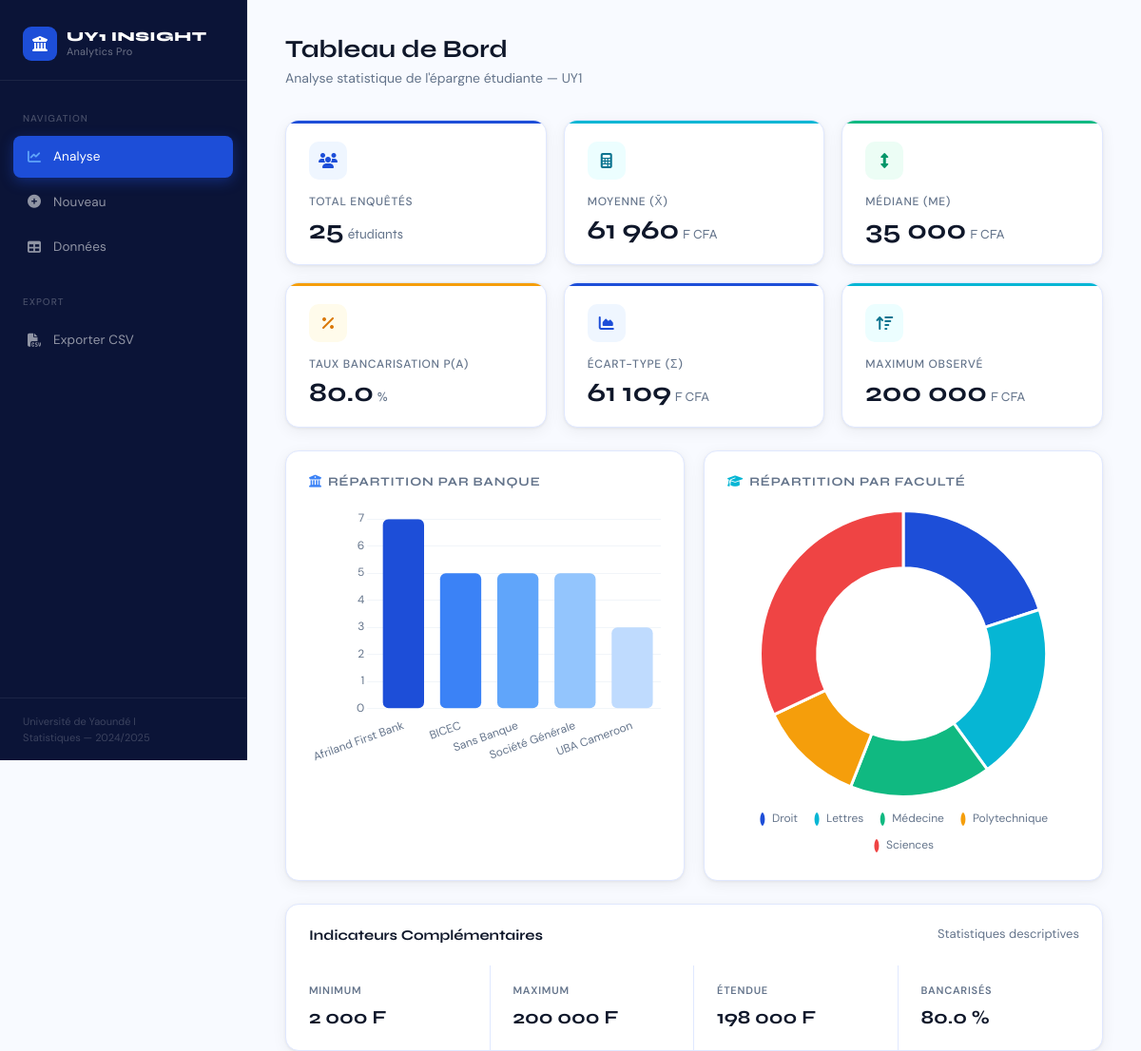
The page / on the database its author committed.
### tables this page shows
CREATE TABLE etudiants (
            id INTEGER PRIMARY KEY AUTOINCREMENT,
            nom TEXT,
            prenom TEXT,
            matricule TEXT,
            banque TEXT,
            faculte TEXT,
            niveau TEXT,
            montant REAL,
            raison TEXT
        );

### app.py (the view)
@app.route('/')
def dashboard():
    conn = get_db_connection()
    rows = conn.execute('SELECT * FROM etudiants').fetchall()
    montants = [r['montant'] for r in rows]
    total_n = len(rows)
    stats = {'moyenne': 0, 'mediane': 0, 'ecart_type': 0, 'min': 0, 'max': 0}
    p_inclusion = 0
    if total_n >= 1:
        stats['moyenne'] = statistics.mean(montants)
        stats['mediane'] = statistics.median(montants)
        stats['min'] = min(montants)
        stats['max'] = max(montants)
        if total_n > 1:
            stats['ecart_type'] = statistics.stdev(montants)
        nb_banc = sum(1 for r in rows if r['banque'] != 'Sans Banque')
        p_inclusion = round((nb_banc / total_n) * 100, 2)
    st_b = conn.execute('SELECT banque, COUNT(*) as nb FROM etudiants GROUP BY banque').fetchall()
    st_f = conn.execute('SELECT faculte, COUNT(*) as nb FROM etudiants GROUP BY faculte').fetchall()
    conn.close()
    return render_template('dashboard.html', stats=stats, p_inclusion=p_inclusion, total=total_n,
                           l_b=json.dumps([r['banque'] for r in st_b]), c_b=json.dumps([r['nb'] for r in st_b]),
                           l_f=json.dumps([r['faculte'] for r in st_f]), c_f=json.dumps([r['nb'] for r in st_f]))

### app.py (called while the page is built)
def get_db_connection():
    conn = sqlite3.connect('database.db')
    conn.row_factory = sqlite3.Row
    return conn

### templates/dashboard.html (shortened to what this page needs)
{% extends 'index.html' %}
{% block content %}
<div class="page-header">
  <div class="page-header-left">
    <h1 class="page-title">Tableau de Bord</h1>
    <p class="page-subtitle">Analyse statistique de l'épargne étudiante — UY1</p>
  </div>
</div>
<div class="kpi-grid">
  <div class="kpi-card blue">
    <div class="kpi-icon blue"><i class="fas fa-users"></i></div>
    <div class="kpi-label">Total Enquêtés</div>
    <div class="kpi-value">{{ total }}<span>étudiants</span></div>
  </div>
  <div class="kpi-card cyan">
    <div class="kpi-icon cyan"><i class="fas fa-calculator"></i></div>
    <div class="kpi-label">Moyenne (x̄)</div>
    <div class="kpi-value">{{ "{:,.0f}".format(stats.moyenne|default(0)).replace(',', ' ') }}<span>F CFA</span></div>
  </div>
  <div class="kpi-card green">
    <div class="kpi-icon green"><i class="fas fa-arrows-alt-v"></i></div>
    <div class="kpi-label">Médiane (Me)</div>
    <div class="kpi-value">{{ "{:,.0f}".format(stats.mediane|default(0)).replace(',', ' ') }}<span>F CFA</span></div>
  </div>
  <div class="kpi-card amber">
    <div class="kpi-icon amber"><i class="fas fa-percentage"></i></div>
    <div class="kpi-label">Taux Bancarisation P(A)</div>
    <div class="kpi-value">{{ p_inclusion|default(0) }}<span>%</span></div>
  </div>
  <div class="kpi-card blue">
    <div class="kpi-icon blue"><i class="fas fa-chart-area"></i></div>
    <div class="kpi-label">Écart-type (σ)</div>
    <div class="kpi-value">{{ "{:,.0f}".format(stats.ecart_type|default(0)).replace(',', ' ') }}<span>F CFA</span></div>
  </div>
  <div class="kpi-card cyan">
    <div class="kpi-icon cyan"><i class="fas fa-sort-amount-up"></i></div>
    <div class="kpi-label">Maximum observé</div>
    <div class="kpi-value">{{ "{:,.0f}".format(stats.max|default(0)).replace(',', ' ') }}<span>F CFA</span></div>
  </div>
</div>
{% if total > 0 %}
<div class="charts-grid">
  <div class="chart-wrap">
    <div class="chart-title"><i class="fas fa-university" style="margin-right:6px; color:var(--blue-light)"></i>Répartition par Banque</div>
    <canvas id="chartBanques" height="220"></canvas>
  </div>
  <div class="chart-wrap">
    <div class="chart-title"><i class="fas fa-graduation-cap" style="margin-right:6px; color:var(--accent)"></i>Répartition par Faculté</div>
    <canvas id="chartFacs" height="220"></canvas>
  </div>
</div>
<div class="panel">
  <div class="panel-header">
    <span class="panel-title">Indicateurs Complémentaires</span>
    <span class="text-muted">Statistiques descriptives</span>
  </div>
  <div class="stat-row">
    <div class="stat-cell">
      <div class="stat-cell-label">Minimum</div>
      <div class="stat-cell-value">{{ "{:,.0f}".format(stats.min|default(0)).replace(',', ' ') }} F</div>
    </div>
    <div class="stat-cell">
      <div class="stat-cell-label">Maximum</div>
      <div class="stat-cell-value">{{ "{:,.0f}".format(stats.max|default(0)).replace(',', ' ') }} F</div>
    </div>
    <div class="stat-cell">
      <div class="stat-cell-label">Étendue</div>
      <div class="stat-cell-value">{{ "{:,.0f}".format((stats.max|default(0)) - (stats.min|default(0))).replace(',', ' ') }} F</div>
    </div>
    <div class="stat-cell">
      <div class="stat-cell-label">Bancarisés</div>
      <div class="stat-cell-value">{{ p_inclusion }} %</div>
    </div>
  </div>
</div>
{% endif %}
<script>
document.addEventListener('DOMContentLoaded', function () {
  try {
    const labelsBanques = JSON.parse('{{ l_b|safe if l_b else "[]" }}');
    const dataBanques   = JSON.parse('{{ c_b|safe if c_b else "[]" }}');
    const labelsFacs    = JSON.parse('{{ l_f|safe if l_f else "[]" }}');
    const dataFacs      = JSON.parse('{{ c_f|safe if c_f else "[]" }}');
    Chart.defaults.font.family = "'DM Sans', sans-serif";
    Chart.defaults.font.size   = 12;
    Chart.defaults.color       = '#64748b';
    if (labelsBanques.length > 0) {
      new Chart(document.getElementById('chartBanques'), {
        type: 'bar',
        data: {
          labels: labelsBanques,
          datasets: [{
            label: 'Étudiants',
            data: dataBanques,
            backgroundColor: [
              '#1d4ed8', '#3b82f6', '#60a5fa', '#93c5fd', '#bfdbfe', '#dbeafe'
            ],
            borderRadius: 6,
            borderSkipped: false,
          }]
        },
        options: {
          responsive: true,
          plugins: { legend: { display: false } },
          scales: {
            x: { grid: { display: false }, border: { display: false } },
            y: { grid: { color: '#f1f5f9' }, border: { display: false }, ticks: { stepSize: 1 } }
          }
        }
      });
    }
    if (labelsFacs.length > 0) {
      new Chart(document.getElementById('chartFacs'), {
        type: 'doughnut',
        data: {
          labels: labelsFacs,
          datasets: [{
            data: dataFacs,
            backgroundColor: ['#1d4ed8', '#06b6d4', '#10b981', '#f59e0b', '#ef4444', '#8b5cf6'],
            borderWidth: 3,
            borderColor: '#ffffff',
            hoverOffset: 6
          }]
        },
        options: {
          responsive: true,
          cutout: '60%',
          plugins: {
            legend: {
              position: 'bottom',
              labels: { padding: 16, usePointStyle: true, pointStyleWidth: 8 }
            }
          }
        }
      });
    }
  } catch (e) {
    console.error('Erreur graphiques:', e);
  }
});
</script>
{% endblock %}

### static/style.css (style rules this page uses)
:root { --navy: #0b1437; --navy-mid: #122058; --blue: #1d4ed8; --blue-light: #3b82f6; --blue-glow: #60a5fa; --accent: #06b6d4; --accent-dim: #0e7490; --emerald: #10b981; --amber: #f59e0b; --red: #ef4444; --surface: #f8faff; --surface-2: #eef2ff; --card: #ffffff; --border: #e0e8ff; --text-main: #0f172a; --text-muted: #64748b; --text-light: #94a3b8; --sidebar-w: 260px; --radius: 14px; --radius-sm: 8px; --shadow: 0 1px 3px rgba(0,0,0,.06), 0 4px 16px rgba(0,0,0,.06); --shadow-lg: 0 8px 32px rgba(29,78,216,.12); }
*, *::before, *::after { box-sizing: border-box; margin: 0; padding: 0; }
html, body { font-family: 'DM Sans', sans-serif; background: var(--surface); color: var(--text-main); height: 100%; line-height: 1.6; }
body { display: flex; }
.page-header { margin-bottom: 32px; display: flex; align-items: flex-start; justify-content: space-between; gap: 16px; }
.page-title { font-family: 'Syne', sans-serif; font-size: 26px; font-weight: 700; color: var(--text-main); line-height: 1.2; }
.page-subtitle { font-size: 14px; color: var(--text-muted); margin-top: 4px; }
.kpi-grid { display: grid; grid-template-columns: repeat(3, 1fr); gap: 18px; margin-bottom: 24px; }
.kpi-card { background: var(--card); border-radius: var(--radius); border: 1px solid var(--border); padding: 22px 24px; box-shadow: var(--shadow); position: relative; overflow: hidden; transition: box-shadow .2s, transform .2s; }
.kpi-card::before { content: ''; position: absolute; top: 0; left: 0; right: 0; height: 3px; border-radius: var(--radius) var(--radius) 0 0; }
.kpi-card.blue::before { background: var(--blue); }
.kpi-card.cyan::before { background: var(--accent); }
.kpi-card.green::before { background: var(--emerald); }
.kpi-card.amber::before { background: var(--amber); }
.kpi-icon { width: 40px; height: 40px; border-radius: 10px; display: flex; align-items: center; justify-content: center; font-size: 16px; margin-bottom: 14px; }
.kpi-icon.blue { background: #eff6ff; color: var(--blue); }
.kpi-icon.cyan { background: #ecfeff; color: var(--accent-dim); }
.kpi-icon.green { background: #ecfdf5; color: #059669; }
.kpi-icon.amber { background: #fffbeb; color: #d97706; }
.kpi-label { font-size: 12px; font-weight: 500; color: var(--text-muted); text-transform: uppercase; letter-spacing: .06em; margin-bottom: 6px; }
.kpi-value { font-family: 'Syne', sans-serif; font-size: 28px; font-weight: 700; color: var(--text-main); line-height: 1; }
.kpi-value span { font-size: 14px; font-weight: 400; color: var(--text-muted); margin-left: 4px; }
.panel { background: var(--card); border: 1px solid var(--border); border-radius: var(--radius); box-shadow: var(--shadow); }
.panel-header { padding: 20px 24px 0; display: flex; align-items: center; justify-content: space-between; margin-bottom: 20px; }
.panel-title { font-family: 'Syne', sans-serif; font-size: 15px; font-weight: 700; color: var(--text-main); }
.charts-grid { display: grid; grid-template-columns: 1fr 1fr; gap: 20px; margin-bottom: 24px; }
.chart-wrap { background: var(--card); border: 1px solid var(--border); border-radius: var(--radius); padding: 22px 24px 20px; box-shadow: var(--shadow); }
.chart-title { font-family: 'Syne', sans-serif; font-size: 13px; font-weight: 700; color: var(--text-muted); text-transform: uppercase; letter-spacing: .07em; margin-bottom: 18px; }
.stat-row { display: grid; grid-template-columns: repeat(4, 1fr); gap: 0; }
.stat-cell { padding: 18px 24px; border-right: 1px solid var(--border); }
.stat-cell:last-child { border-right: none; }
.stat-cell-label { font-size: 11px; text-transform: uppercase; letter-spacing: .07em; color: var(--text-muted); font-weight: 600; margin-bottom: 4px; }
.stat-cell-value { font-family: 'Syne', sans-serif; font-size: 20px; font-weight: 700; color: var(--text-main); }
.text-muted { color: var(--text-muted); font-size: 13px; }

### rows shown on the page
etudiants: montant "35 000"
etudiants: montant "200 000", montant.montant "198 000"
etudiants: montant "2 000"

### other values the page prints
{{ total }} "25"
{{ "{:,.0f}".format(stats.moyenne|default(0)).replace(',', ' ') }} "61 960"
{{ p_inclusion|default(0) }} "80.0"
{{ "{:,.0f}".format(stats.ecart_type|default(0)).replace(',', ' ') }} "61 109"
{{ p_inclusion }} "80.0"
